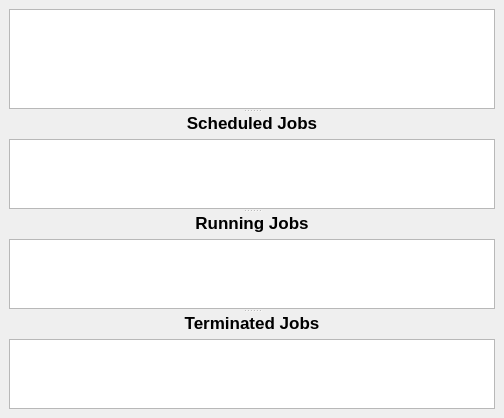
<ui version="4.0" >
 <class>DirStatForm</class>
 <widget class="QWidget" name="DirStatForm" >
  <property name="geometry" >
   <rect>
    <x>0</x>
    <y>0</y>
    <width>504</width>
    <height>410</height>
   </rect>
  </property>
  <property name="windowTitle" >
   <string>Form</string>
  </property>
  <layout class="QGridLayout" >
   <property name="margin" >
    <number>9</number>
   </property>
   <property name="spacing" >
    <number>6</number>
   </property>
   <item row="0" column="0" >
    <widget class="QSplitter" name="splitter" >
     <property name="orientation" >
      <enum>Qt::Vertical</enum>
     </property>
     <widget class="QTextEdit" name="textEdit" >
      <property name="sizePolicy" >
       <sizepolicy>
        <hsizetype>0</hsizetype>
        <vsizetype>0</vsizetype>
        <horstretch>200</horstretch>
        <verstretch>0</verstretch>
       </sizepolicy>
      </property>
      <property name="minimumSize" >
       <size>
        <width>0</width>
        <height>0</height>
       </size>
      </property>
      <property name="maximumSize" >
       <size>
        <width>16777215</width>
        <height>100</height>
       </size>
      </property>
      <property name="sizeIncrement" >
       <size>
        <width>1</width>
        <height>0</height>
       </size>
      </property>
      <property name="focusPolicy" >
       <enum>Qt::StrongFocus</enum>
      </property>
      <property name="acceptDrops" >
       <bool>false</bool>
      </property>
      <property name="toolTip" >
       <string comment="Joblog Window" />
      </property>
      <property name="statusTip" >
       <string comment="Joblog Window" />
      </property>
      <property name="whatsThis" >
       <string comment="Joblog Window" />
      </property>
      <property name="horizontalScrollBarPolicy" >
       <enum>Qt::ScrollBarAsNeeded</enum>
      </property>
      <property name="autoFormatting" >
       <set>QTextEdit::AutoNone</set>
      </property>
      <property name="tabChangesFocus" >
       <bool>false</bool>
      </property>
      <property name="documentTitle" >
       <string comment="Joblog Window" />
      </property>
      <property name="lineWrapMode" >
       <enum>QTextEdit::NoWrap</enum>
      </property>
      <property name="readOnly" >
       <bool>true</bool>
      </property>
     </widget>
     <widget class="QWidget" name="layoutWidget" >
      <layout class="QVBoxLayout" >
       <property name="margin" >
        <number>0</number>
       </property>
       <property name="spacing" >
        <number>6</number>
       </property>
       <item>
        <widget class="QLabel" name="scheduledLabel" >
         <property name="layoutDirection" >
          <enum>Qt::LeftToRight</enum>
         </property>
         <property name="text" >
          <string>&lt;html>&lt;head>&lt;meta name="qrichtext" content="1" />&lt;style type="text/css">
p, li { white-space: pre-wrap; }
&lt;/style>&lt;/head>&lt;body style=" font-family:'Sans Serif'; font-size:9pt; font-weight:400; font-style:normal; text-decoration:none;">
&lt;p style=" margin-top:0px; margin-bottom:0px; margin-left:0px; margin-right:0px; -qt-block-indent:0; text-indent:0px;">&lt;span style=" font-size:13pt; font-weight:600;">Scheduled Jobs&lt;/span>&lt;/p>&lt;/body>&lt;/html></string>
         </property>
         <property name="alignment" >
          <set>Qt::AlignCenter</set>
         </property>
        </widget>
       </item>
       <item>
        <widget class="QTableWidget" name="scheduledTable" />
       </item>
      </layout>
     </widget>
     <widget class="QWidget" name="layoutWidget_2" >
      <layout class="QVBoxLayout" >
       <property name="margin" >
        <number>0</number>
       </property>
       <property name="spacing" >
        <number>6</number>
       </property>
       <item>
        <widget class="QLabel" name="runningLabel" >
         <property name="layoutDirection" >
          <enum>Qt::LeftToRight</enum>
         </property>
         <property name="text" >
          <string>&lt;html>&lt;head>&lt;meta name="qrichtext" content="1" />&lt;style type="text/css">
p, li { white-space: pre-wrap; }
&lt;/style>&lt;/head>&lt;body style=" font-family:'Sans Serif'; font-size:9pt; font-weight:400; font-style:normal; text-decoration:none;">
&lt;p style=" margin-top:0px; margin-bottom:0px; margin-left:0px; margin-right:0px; -qt-block-indent:0; text-indent:0px;">&lt;span style=" font-size:13pt; font-weight:600;">Running Jobs&lt;/span>&lt;/p>&lt;/body>&lt;/html></string>
         </property>
         <property name="alignment" >
          <set>Qt::AlignCenter</set>
         </property>
        </widget>
       </item>
       <item>
        <widget class="QTableWidget" name="runningTable" />
       </item>
      </layout>
     </widget>
     <widget class="QWidget" name="layoutWidget" >
      <layout class="QVBoxLayout" >
       <property name="margin" >
        <number>0</number>
       </property>
       <property name="spacing" >
        <number>6</number>
       </property>
       <item>
        <widget class="QLabel" name="terminatedLabel" >
         <property name="layoutDirection" >
          <enum>Qt::LeftToRight</enum>
         </property>
         <property name="text" >
          <string>&lt;html>&lt;head>&lt;meta name="qrichtext" content="1" />&lt;style type="text/css">
p, li { white-space: pre-wrap; }
&lt;/style>&lt;/head>&lt;body style=" font-family:'Sans Serif'; font-size:9pt; font-weight:400; font-style:normal; text-decoration:none;">
&lt;p style=" margin-top:0px; margin-bottom:0px; margin-left:0px; margin-right:0px; -qt-block-indent:0; text-indent:0px;">&lt;span style=" font-size:13pt; font-weight:600;">Terminated Jobs&lt;/span>&lt;/p>&lt;/body>&lt;/html></string>
         </property>
         <property name="alignment" >
          <set>Qt::AlignCenter</set>
         </property>
        </widget>
       </item>
       <item>
        <widget class="QTableWidget" name="terminatedTable" />
       </item>
      </layout>
     </widget>
    </widget>
   </item>
  </layout>
  <action name="actionRefresh" >
   <property name="icon" >
    <iconset resource="../main.qrc" >:/images/view-refresh.png</iconset>
   </property>
   <property name="text" >
    <string>Refresh</string>
   </property>
  </action>
  <action name="actionCancelRunning" >
   <property name="icon" >
    <iconset resource="../main.qrc" >:/images/utilities-terminal.png</iconset>
   </property>
   <property name="text" >
    <string>Cancel Running Job</string>
   </property>
  </action>
  <action name="actionDisableScheduledJob" >
   <property name="icon" >
    <iconset resource="../main.qrc" >:/images/utilities-terminal.png</iconset>
   </property>
   <property name="text" >
    <string>Disable Scheduled Job</string>
   </property>
  </action>
 </widget>
 <resources>
  <include location="../main.qrc" />
 </resources>
 <connections/>
</ui>
